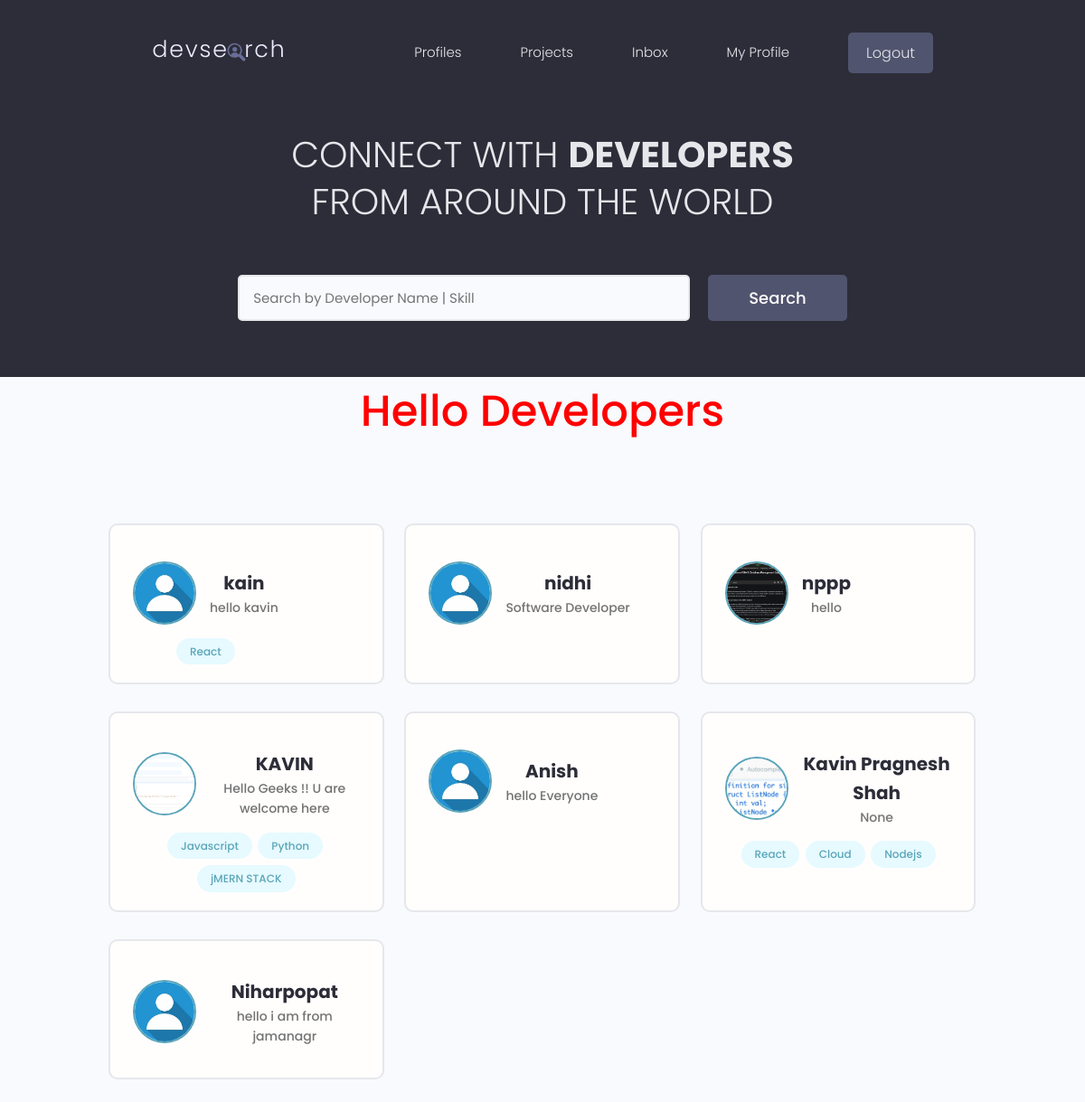
Screenshot of / (signed in) with the database file from the repository.
### userapp/models.py (models this page shows, shortened)
class profile(models.Model):
    user=models.OneToOneField(User,on_delete=models.CASCADE,null=True,blank=True)
    name=models.CharField(max_length=250,blank=True,null=True)
    username=models.CharField(max_length=250,blank=True,null=True)
    email=models.EmailField(max_length=500,blank=True,null=True)
    About=models.CharField(max_length=500,blank=True,null=True,default=" ")
    Bio=models.TextField(blank=True,null=True)
    X_link=models.CharField(null=True,blank=True,max_length=500)
    Instagram_link=models.CharField(null=True,blank=True,max_length=500)
    Profile_img=models.ImageField(null=True,blank=True,upload_to='Profiles/',default='Profiles/OIP.jpg')
    Github_link=models.CharField(null=True,blank=True,max_length=500)
    created=models.DateTimeField(auto_now_add=True)
    id=models.UUIDField(primary_key=True,editable=False,default=uuid.uuid4,unique=True)

class Skills(models.Model):
    id=models.UUIDField(default=uuid.uuid4,unique=True,primary_key=True,editable=False)
    created=models.DateTimeField(auto_now_add=True)
    owner=models.ForeignKey(profile,on_delete=models.CASCADE,null=True,blank=True)
    name=models.CharField(max_length=200,blank=True,null=True)
    def __str__(self):
        return str(self.name)

### userapp/views.py (the view)
# urls.py: path('',views.userprofile,name='userprofile'),
def userprofile(request):
    allprofiles=profile.objects.all()
    return render(request,  'userapp/userprofile.html',{'profiles':allprofiles})

### userapp/templates/userapp/userprofile.html (shortened to what this page needs)
{% include 'navbar.html' %}
 <main class="home">
    <section class="hero-section text-center">
      <div class="container container--narrow">
        <div class="hero-section__box">
          <h2>CONNECT WITH <span>DEVELOPERS</span></h2>
          <h2>FROM AROUND THE WORLD</h2>
        </div>
        <div class="hero-section__search">
          <form class="form" action="{% url 'searchdev' %}" method="get">
            <div class="form__field">
              <input class="input input--text" id="formInput#search" type="text" name="query"
                placeholder="Search by Developer Name | Skill" />
            </div>
            <input class="btn btn--sub btn--lg" type="submit" value="Search" />
          </form>
        </div>
      </div>
    </section>
     <h1 style="text-align:center">Hello Developers </h1>
    <section class="devlist">
      <div class="container">
        <div class="grid grid--three">
           {% for profile in profiles%}
            <div class="column card">
            <div class="dev">
              <a href="{% url 'profilevisit' profile.id %}" class="card__body">
                <div class="dev__profile">
                  <img class="avatar avatar--md" src="{{profile.Profile_img.url}}" alt="image" />
                  <div class="dev__meta">
                    <h3>{{profile.name}}</h3>
                    <h5>{{profile.About}}</h5>
                  </div>
                </div>
                <div class="dev__skills">
                   {% for skill in profile.skills_set.all %}
                <span class="tag tag--pill tag--main">
                    <small>{{ skill}}</small>
                </span>
                {% endfor %}
                </div>
              </a>
            </div>
          </div>
{% endfor %}
        </div>
      </div>
    </section>
  </main>

### static/styles/main.css (style rules this page uses)
h1 { color:red; }
h1 { text-align: center; }
a { display: block; text-align: center; margin-top: 20px; text-decoration: none; color: blue; }

### static/styles/app.css (style rules this page uses)
:root { --color-sub: #2d2d39; }
.btn--sub { background-color: var(--color-sub-light); }
.card { border: 2px solid var(--color-light); }
img { width: 100%; }
.hero-section { height: 40vh; display: flex; align-items: center; background-color: var(--color-sub); }
.hero-section__box { margin-bottom: 4rem; }
.hero-section__box > h2, .hero-section__box > h2 > span { font-size: 4rem; color: var(--color-light); line-height: 1.3; text-transform: uppercase; }
.hero-section__box > h2 { font-weight: 300; }
.hero-section__box > h2 > span { font-weight: 700; }
.hero-section__search > .form { display: flex; align-items: center; justify-content: center; gap: 2rem; }
.hero-section__search > .form input.input--text { width: 50rem; }
.devlist { margin-top: 8rem; }
.devlist .grid { align-items: stretch; }
.devlist .dev .dev__profile { display: flex; align-items: center; gap: 1.5rem; }
.devlist .dev .dev__meta h3 { color: var(--color-sub); font-size: 2rem; font-weight: 700; }
.devlist .dev .dev__meta h5 { color: var(--color-text); font-size: 1.4rem; font-weight: 500; }

### static/uikit/styles/modules/_variables.css (style rules this page uses)
:root { --color-main: #5aa5b9; --color-main-light: #e6faff; --color-sub: #3f4156; --color-sub-light: #51546e; --color-sub-lighter: #ededfd; --color-text: #737373; --color-gray: #8b8b8b; --color-light: #e5e7eb; --color-light-gray: #767676; --color-bg: #f8fafd; --color-white: #fffefd; --color-white-light: #f3f3f3; --color-success: #359e64; --color-success-bg: #def8e8; --color-error: #fc4b0b; --color-error-bg: #fff2ee; --font-base: 'Poppins', arial, helvetica, 'Segoe UI', roboto, ubuntu, sans-serif; --font-monospace: 'Fira Code', 'Courier New', courier, monospace; --font-regular: 300; --font-medium: 500; --font-bold: 700; --generic-shadow: 1px 1px 5px #00000010; --generic-transition: all 0.3s ease-in-out; }

### static/uikit/styles/modules/_base.css (style rules this page uses)
* { margin: 0; padding: 0; box-sizing: border-box; text-rendering: optimizeLegibility; color: inherit; font-size: inherit; }
html { font-size: 50%; }
@media only screen and (min-width: 480px) { html { font-size: 56.25%; } }
@media only screen and (min-width: 1200px) { html { font-size: 62.5%; } }
body { line-height: 1.6; font-weight: 400; font-size: 1.5rem; color: var(--color-text); background-color: var(--color-bg); min-height: 100vh; }

### static/uikit/styles/modules/_typography.css (style rules this page uses)
* { font-family: var(--font-base); }
h1 { font-size: 4.8rem; font-weight: var(--font-medium); }
h2 { font-size: 3.6rem; font-weight: var(--font-bold); }
h3 { font-size: 3.2rem; font-weight: var(--font-medium); }
h5 { font-size: 2.4rem; font-weight: var(--font-medium); }
h5, h6 { font-weight: var(--font-regular); }
p, span, strong { font-size: 1.6rem; color: var(--color-text); font-weight: var(--font-regular); }
a { padding-bottom: 2px; text-decoration: none; display: inline-block; color: var(--color-main); font-weight: var(--font-medium); }

### static/uikit/styles/modules/_utilities.css (style rules this page uses)
.container { width: 92%; max-width: 165rem; margin: 0 auto; box-sizing: border-box; }
.container--narrow { width: 92%; max-width: 120rem; }
@media screen and (min-width: 1000px) { .container { width: 90%; } }
@media screen and (min-width: 1000px) { .container--narrow { width: 85%; } }
@media screen and (min-width: 1200px) { .container { width: 80%; } }
@media screen and (min-width: 1200px) { .container--narrow { width: 72%; } }
.text-center { text-align: center; }

### static/uikit/styles/modules/_avatar.css (style rules this page uses)
.avatar { border-radius: 50%; border: 2px solid var(--color-main); object-fit: cover; }
.avatar--md { height: 7rem; width: 7rem; }

### static/uikit/styles/modules/_button.css (style rules this page uses)
.btn { display: inline-block; position: relative; cursor: pointer; background-color: var(--color-light); font-weight: var(--font-medium); color: var(--color-sub); text-decoration: none; padding: 1rem 2rem; border-radius: 0.5rem; border: none; width: -webkit-fit-content; width: -moz-fit-content; width: fit-content; height: -webkit-fit-content; height: -moz-fit-content; height: fit-content; font-size: 1.6rem; outline-width: 0; outline-color: transparent; -webkit-backface-visibility: hidden; backface-visibility: hidden; transition: all 0.3s ease-in-out; }
.btn--sub { background-color: var(--color-sub); color: var(--color-white); }
.btn--lg { font-size: 1.8rem; padding: 1.2rem 4.5rem; }

### static/uikit/styles/modules/_card.css (style rules this page uses)
.card { border-radius: 1rem; background-color: var(--color-white); border: 1.5px solid var(--color-light); width: auto; height: auto; margin-top: 0.5rem; margin-bottom: 0.5rem; overflow: hidden; }
.card__body, .card__header { padding: 2rem 2.5rem; }

### rows the page displays
profile: Profile_img (picture), name "kain", About "hello kavin"
Skills: name "React"
profile: Profile_img (picture), name "nidhi", About "Software Developer"
profile: Profile_img (picture), name "nppp", About "hello"
profile: Profile_img (picture), name "KAVIN", About "Hello Geeks !! U are welcome here"
Skills: name "Javascript"
Skills: name "Python"
Skills: name "jMERN STACK"
profile: Profile_img (picture), name "Anish", About "hello Everyone"
profile: Profile_img (picture), name "Kavin Pragnesh Shah", About "None"
Skills: name "React"
Skills: name "Cloud"
Skills: name "Nodejs"
profile: Profile_img (picture), name "Niharpopat", About "hello i am from jamanagr"
